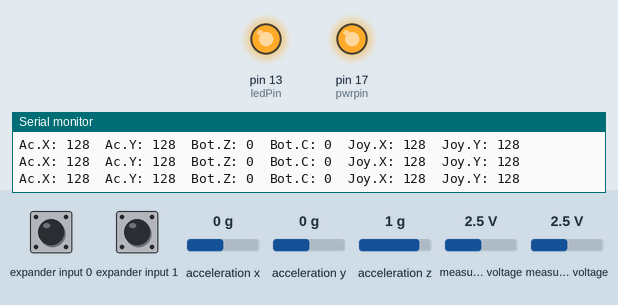
A sketch run on a simulated Arduino Uno, built with avr-gcc and run on an emulated ATmega328P. On the bench: output pins drawn as LEDs (lit = HIGH), the last lines printed to the serial monitor. Wiring (inferred from the names in the program): Wii Nunchuk at I2C address 0x52. The test bench sets the inputs (shaded band); at power-on: measured voltage 2.5 V, expander input 0 HIGH, expander input 1 HIGH, acceleration x 0 g, acceleration y 0 g, acceleration z 1 g.

Above: at 1.3 s.
1.4 s: measured voltage (sensor 200) set to 3.2 V
4.4 s: measured voltage (sensor 200) set to 3.5 V
At 5.6 s:
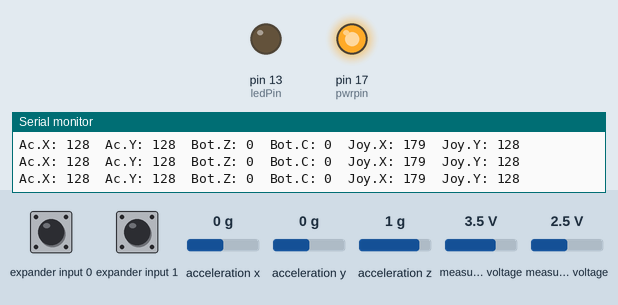
5.9 s: measured voltage (sensor 200) set to 0.1 V
At 6.7 s:
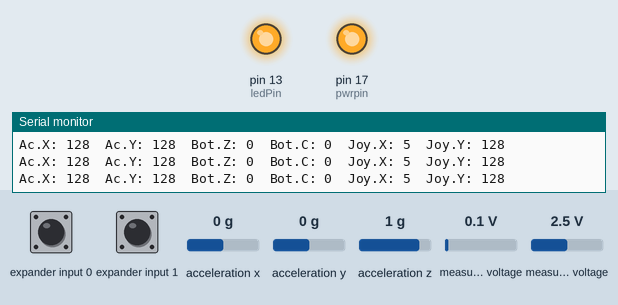
7.4 s: measured voltage (sensor 200) set to 3.8 V
At 8.8 s:
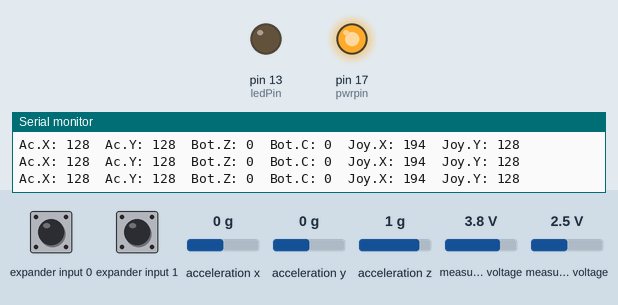
Timing chart, 0 to 9.9 s (numbered marks = the images above; inputs shaded):
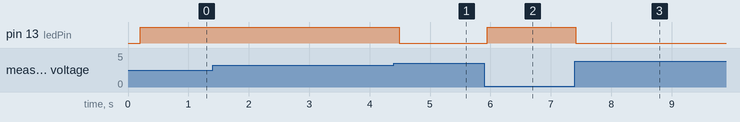

Measured:
- the behaviour switches between 3.3 and 3.4 V on measured voltage (sensor 200) (found by bisection; images 0 and 1)
- after the input at 4.4 s, pin 13 (ledPin): HIGH → LOW after 0.09 s
- after the input at 5.9 s, pin 13 (ledPin): LOW → HIGH after 0.05 s
- after the input at 7.4 s, pin 13 (ledPin): HIGH → LOW at once

The sketch:

TesteLedWiichuk.ino
```cpp
#include <Wire.h>
#include "nunchuck_funcs.h"

const int ledPin = 13;

int loop_cnt = 0;

byte accx, accy, zbut, cbut, joyx, joyy;

void setup() {
  Serial.begin(19200);
  //Seta os pinos de alimentacao
  nunchuck_setpowerpins();
  //Inicializa o controle
  nunchuck_init();

  Serial.println("Teste WiiChuckDemo Arduino");

  pinMode(ledPin, OUTPUT);
}

void loop() {

  //Leitura a cada 100ms
  if ( loop_cnt > 100 ) {
    loop_cnt = 0;

    //Le os dados do Nunchuck
    nunchuck_get_data();
    //Datos do Joystick
    joyx = nunchuck_joyx();
    joyy = nunchuck_joyy();

    //Dados do Acelerometro
    accx  = nunchuck_accelx(); // ranges from approx 70 - 182
    accy  = nunchuck_accely(); // ranges from approx 65 - 173

    //Dados dos botoes
    zbut = nunchuck_zbutton();
    cbut = nunchuck_cbutton();

    //Imprime os valores no Serial Monitor

    Serial.print("Ac.X: "); Serial.print((byte)accx, DEC);
    Serial.print("\tAc.Y: "); Serial.print((byte)accy, DEC);
    Serial.print("\tBot.Z: "); Serial.print((byte)zbut, DEC);
    Serial.print("\tBot.C: "); Serial.print((byte)cbut, DEC);
    Serial.print("\tJoy.X: "); Serial.print((byte)joyx, DEC);
    Serial.print("\tJoy.Y: "); Serial.println((byte)joyy, DEC);

  }
  loop_cnt++;
  delay(1);

  if (joyx < 170 & joyx > 0) {
    digitalWrite(ledPin, HIGH);

  }else{
    digitalWrite(ledPin, LOW);

  }

}
```

nunchuck_funcs.h
```cpp
/*
 * Nunchuck functions  -- Talk to a Wii Nunchuck
 *
 * This library is from the Bionic Arduino course :
 *                          http://todbot.com/blog/bionicarduino/
 *
 * 2007-11 Tod E. Kurt, http://todbot.com/blog/
 *
 * The Wii Nunchuck reading code originally from Windmeadow Labs
 *   http://www.windmeadow.com/node/42
 */

#if (ARDUINO >= 100)
#include <Arduino.h>
#else
#include <WProgram.h>
//#define Wire.write(x) Wire.send(x)
//#define Wire.read() Wire.receive()
#endif


static uint8_t nunchuck_buf[6];   // array to store nunchuck data,

// Uses port C (analog in) pins as power & ground for Nunchuck
static void nunchuck_setpowerpins()
{
#define pwrpin PORTC3
#define gndpin PORTC2
    DDRC |= _BV(pwrpin) | _BV(gndpin);
    PORTC &=~ _BV(gndpin);
    PORTC |=  _BV(pwrpin);
    delay(100);  // wait for things to stabilize
}

// initialize the I2C system, join the I2C bus,
// and tell the nunchuck we're talking to it
static void nunchuck_init()
{
    Wire.begin();                // join i2c bus as master
    Wire.beginTransmission(0x52);// transmit to device 0x52
#if (ARDUINO >= 100)
    Wire.write((uint8_t)0x40);// sends memory address
    Wire.write((uint8_t)0x00);// sends sent a zero.
#else
    Wire.send((uint8_t)0x40);// sends memory address
    Wire.send((uint8_t)0x00);// sends sent a zero.
#endif
    Wire.endTransmission();// stop transmitting
}

// Send a request for data to the nunchuck
// was "send_zero()"
static void nunchuck_send_request()
{
    Wire.beginTransmission(0x52);// transmit to device 0x52
#if (ARDUINO >= 100)
    Wire.write((uint8_t)0x00);// sends one byte
#else
    Wire.send((uint8_t)0x00);// sends one byte
#endif
    Wire.endTransmission();// stop transmitting
}

// Encode data to format that most wiimote drivers except
// only needed if you use one of the regular wiimote drivers
static char nunchuk_decode_byte (char x)
{
    x = (x ^ 0x17) + 0x17;
    return x;
}

// Receive data back from the nunchuck,
// returns 1 on successful read. returns 0 on failure
static int nunchuck_get_data()
{
    int cnt=0;
    Wire.requestFrom (0x52, 6);// request data from nunchuck
    while (Wire.available ()) {
        // receive byte as an integer
#if (ARDUINO >= 100)
        nunchuck_buf[cnt] = nunchuk_decode_byte( Wire.read() );
#else
        nunchuck_buf[cnt] = nunchuk_decode_byte( Wire.receive() );
#endif
        cnt++;
    }
    nunchuck_send_request();  // send request for next data payload
    // If we recieved the 6 bytes, then go print them
    if (cnt >= 5) {
        return 1;   // success
    }
    return 0; //failure
}

// Print the input data we have recieved
// accel data is 10 bits long
// so we read 8 bits, then we have to add
// on the last 2 bits.  That is why I
// multiply them by 2 * 2
static void nunchuck_print_data()
{
    static int i=0;
    int joy_x_axis = nunchuck_buf[0];
    int joy_y_axis = nunchuck_buf[1];
    int accel_x_axis = nunchuck_buf[2]; // * 2 * 2;
    int accel_y_axis = nunchuck_buf[3]; // * 2 * 2;
    int accel_z_axis = nunchuck_buf[4]; // * 2 * 2;

    int z_button = 0;
    int c_button = 0;

    // byte nunchuck_buf[5] contains bits for z and c buttons
    // it also contains the least significant bits for the accelerometer data
    // so we have to check each bit of byte outbuf[5]
    if ((nunchuck_buf[5] >> 0) & 1)
        z_button = 1;
    if ((nunchuck_buf[5] >> 1) & 1)
        c_button = 1;

    if ((nunchuck_buf[5] >> 2) & 1)
        accel_x_axis += 1;
    if ((nunchuck_buf[5] >> 3) & 1)
        accel_x_axis += 2;

    if ((nunchuck_buf[5] >> 4) & 1)
        accel_y_axis += 1;
    if ((nunchuck_buf[5] >> 5) & 1)
        accel_y_axis += 2;

    if ((nunchuck_buf[5] >> 6) & 1)
        accel_z_axis += 1;
    if ((nunchuck_buf[5] >> 7) & 1)
        accel_z_axis += 2;

    Serial.print(i,DEC);
    Serial.print("\t");

    Serial.print("joy:");
    Serial.print(joy_x_axis,DEC);
    Serial.print(",");
    Serial.print(joy_y_axis, DEC);
    Serial.print("  \t");

    Serial.print("acc:");
    Serial.print(accel_x_axis, DEC);
    Serial.print(",");
    Serial.print(accel_y_axis, DEC);
    Serial.print(",");
    Serial.print(accel_z_axis, DEC);
    Serial.print("\t");

    Serial.print("but:");
    Serial.print(z_button, DEC);
    Serial.print(",");
    Serial.print(c_button, DEC);

    Serial.print("\r\n");  // newline
    i++;
}

// returns zbutton state: 1=pressed, 0=notpressed
static int nunchuck_zbutton()
{
    return ((nunchuck_buf[5] >> 0) & 1) ? 0 : 1;  // voodoo
}

// returns zbutton state: 1=pressed, 0=notpressed
static int nunchuck_cbutton()
{
    return ((nunchuck_buf[5] >> 1) & 1) ? 0 : 1;  // voodoo
}

// returns value of x-axis joystick
static int nunchuck_joyx()
{
    return nunchuck_buf[0];
}

// returns value of y-axis joystick
static int nunchuck_joyy()
{
    return nunchuck_buf[1];
}

// returns value of x-axis accelerometer
static int nunchuck_accelx()
{
    return nunchuck_buf[2];   // FIXME: this leaves out 2-bits of the data
}

// returns value of y-axis accelerometer
static int nunchuck_accely()
{
    return nunchuck_buf[3];   // FIXME: this leaves out 2-bits of the data
}

// returns value of z-axis accelerometer
static int nunchuck_accelz()
{
    return nunchuck_buf[4];   // FIXME: this leaves out 2-bits of the data
}
```
